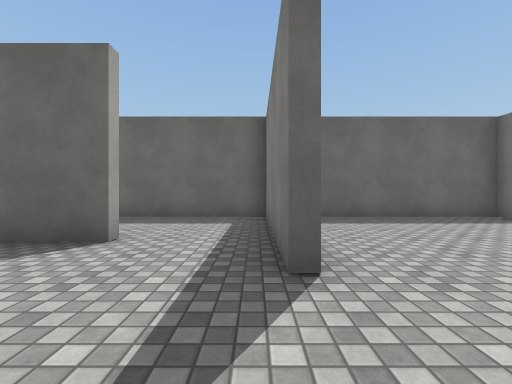
view 1 (above)

19 first-person views from a walk through a Unity game level. The camera is 1.2 m above the floor, looks level and sees 90° across. The floor is counted in squares, 1.89 m on a side. Each view is taken from the middle of a square. On the plan, view 1 faces up. The plan holds only what a view shows up to about 9 squares ahead; the rest is blank. The place goes on beyond the plan. The player is left out. Surface patterns are stand-ins for the level's own textures.

view 2
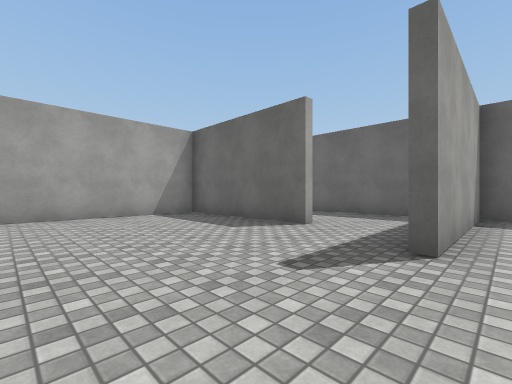

view 3
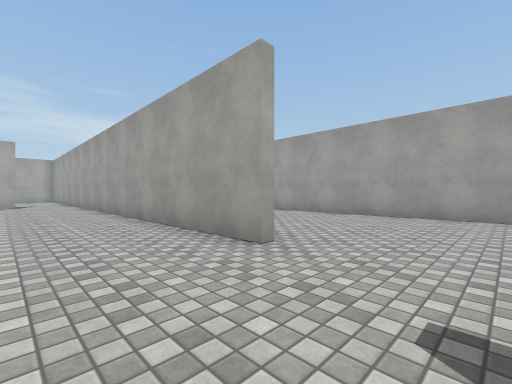

view 4
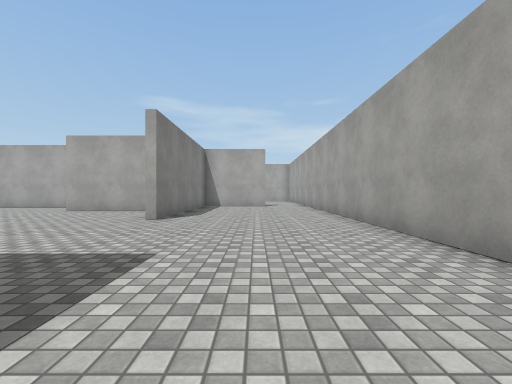

view 5
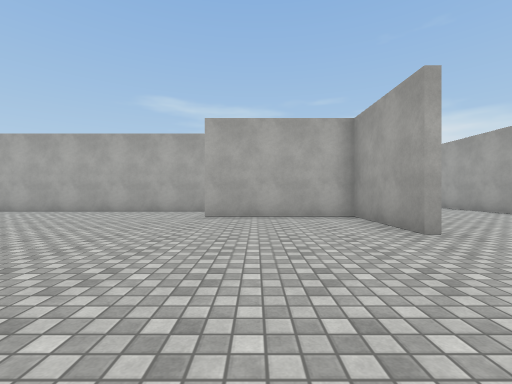

view 6
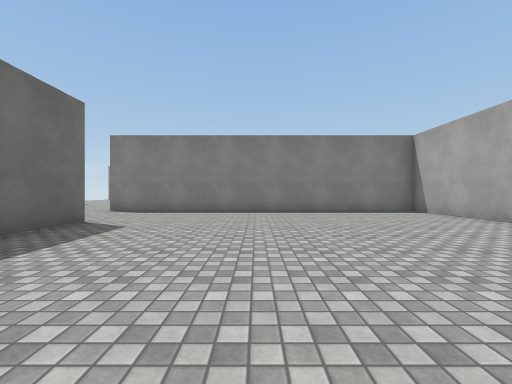

view 7
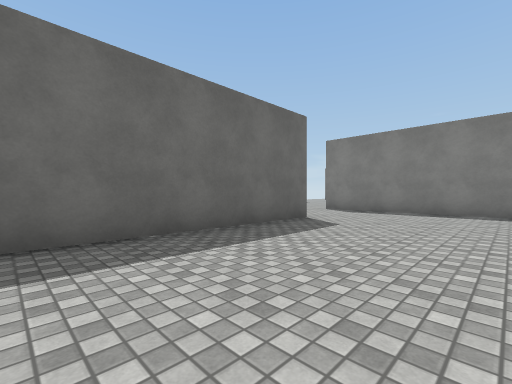

view 8
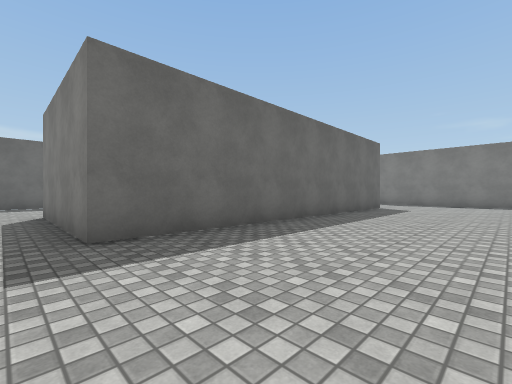

view 9
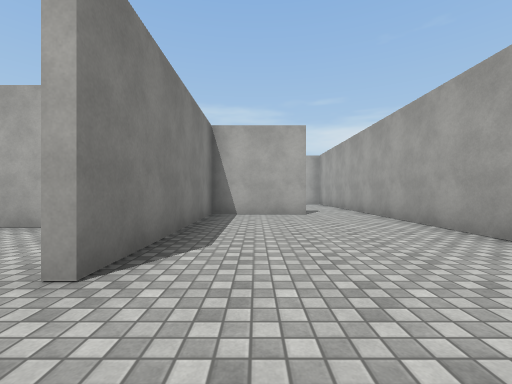

view 10
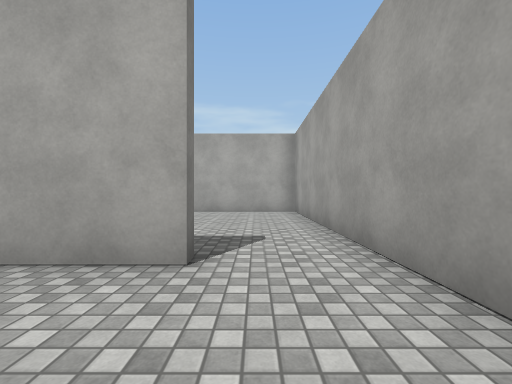

view 11
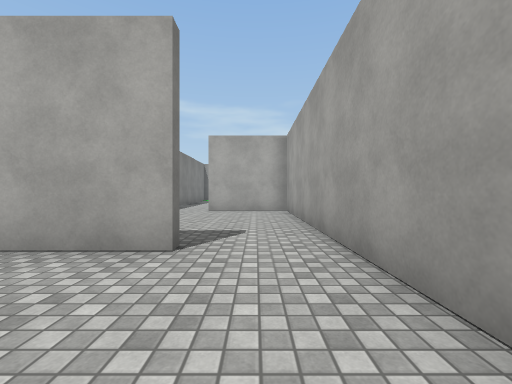

view 12
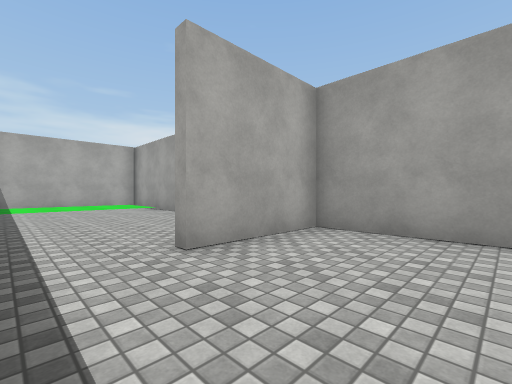

view 13
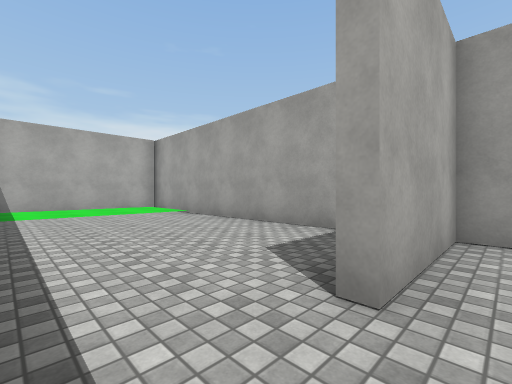

view 14
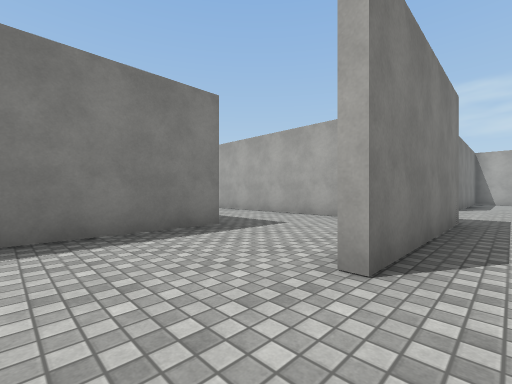

view 15
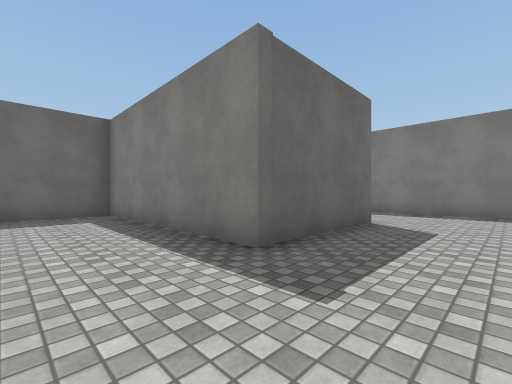

view 16
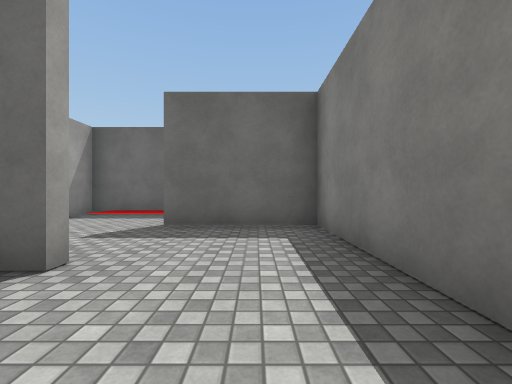

view 17
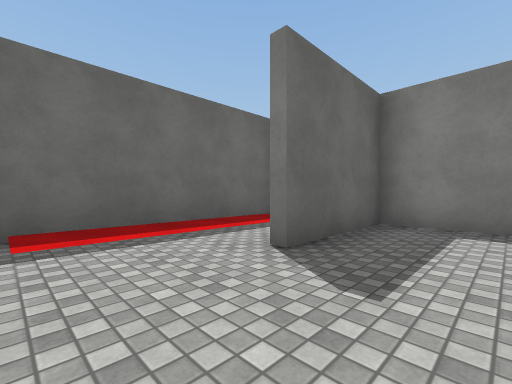

view 18
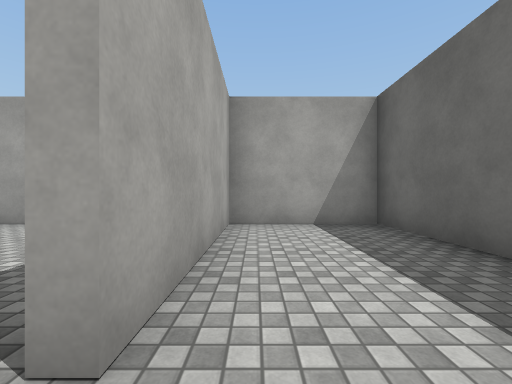

view 19
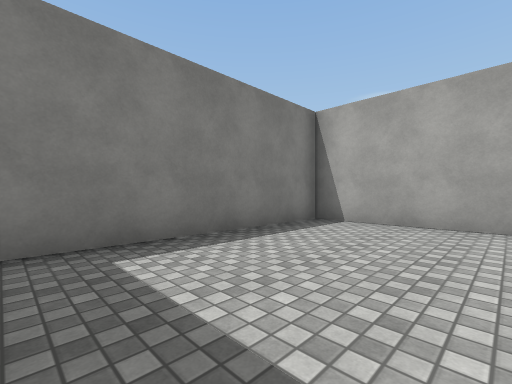

### Floor plan
Key: @ floor where view 1 was taken; # wall or solid block; . main floor; : floor 0.25 m higher than the main floor; / step, stairs or slope.
Columns run from 6 left of view 1 to 16 right of it. Each row starts with its distance up from view 1.
  7 ###################
  6 #.....#.....#/////#
  5 #.....#.....#/////#
  4 #.....#.....#...###
  3 #####.#.....#.....#
  2 #.....#..#..#.....#
  1 #........#..####..#
  0 #.....@..#........#
 -1 #........#........# ..
 -2 #....#...##########..#
 -3 #....#...............#
 -4 #.####...............#
 -5 #..  #...............##
 -6 #..  #...............#
 -7 #....#...#...........#
 -8 #....#...#...........#
 -9 #....#...#...........#
-10 ###..#...#####.......#
-11 #....#...#   #########
-12 #....#.###
-13 #....#...#
-14 #....#...#
-15 #////#...#
-16 #:::/#...#
-17 #:::/#...#
-18 #  ..#...#
-19  #########

Positions as (right, up) in squares from view 1, and headings:
1: (0, 0), facing up
2: (1, -1), facing up-left
3: (1, 1), facing down-left
4: (1, -1), facing down
5: (6, -3), facing down
6: (7, -6), facing right
7: (7, -6), facing up-right
8: (2, -6), facing up-right
9: (2, -5), facing down
10: (0, -10), facing down
11: (-5, -1), facing down
12: (-2, -7), facing down-left
13: (-2, -9), facing down-left
14: (2, 4), facing down-right
15: (4, -1), facing up-right
16: (11, -1), facing up
17: (7, 2), facing up-right
18: (-1, 4), facing left
19: (0, -13), facing down-right
